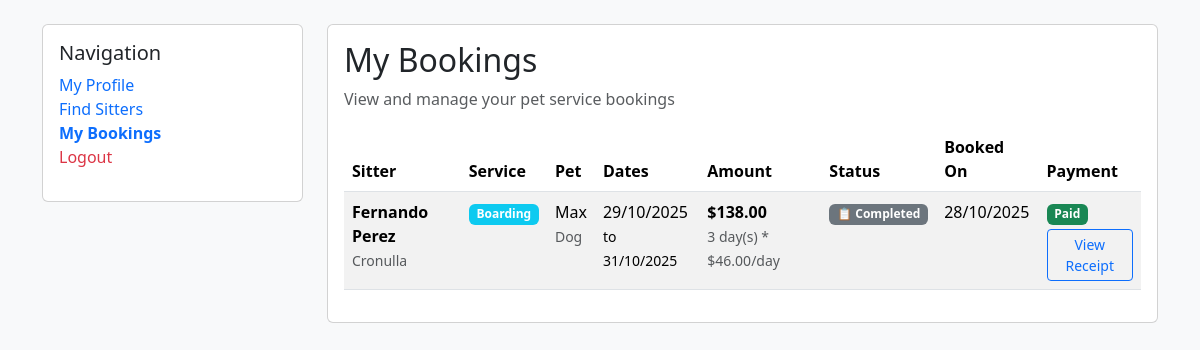
Page /owner-bookings (signed in) on the earlier database version.
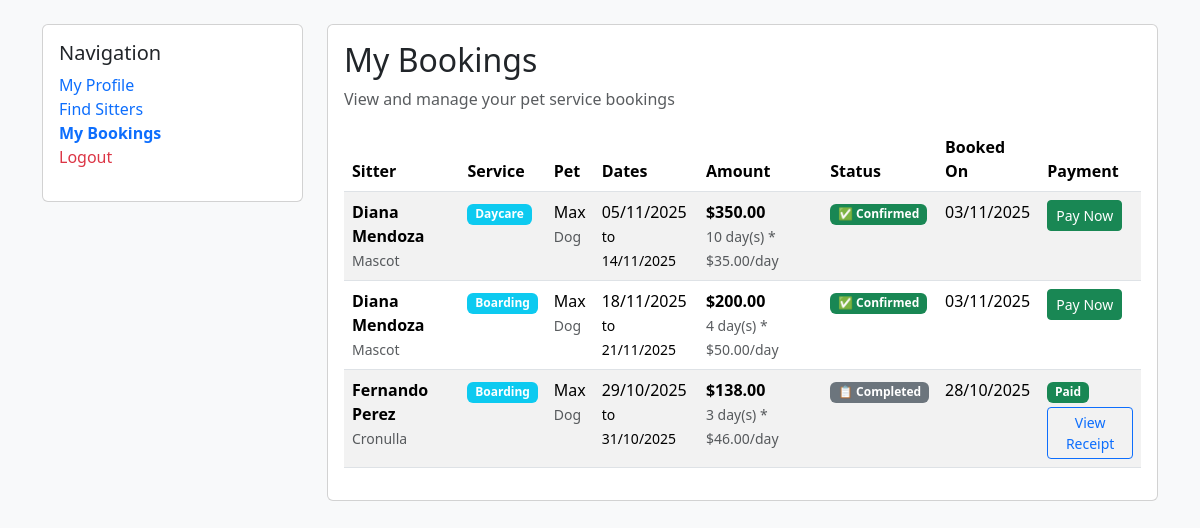
Same page on the later database version.
### database.py (models this page shows, shortened)
class Booking(db.Model):
    id = db.Column(db.Integer, primary_key=True)
    owner_id = db.Column(db.Integer, db.ForeignKey('user.id'), nullable=False)
    sitter_id = db.Column(db.Integer, db.ForeignKey('user.id'), nullable=False)
    service_id = db.Column(db.Integer, db.ForeignKey('sitter_service.id'), nullable=False)
    status = db.Column(db.Enum(BookingStatus), default=BookingStatus.pending)
    start_date = db.Column(db.Date, nullable=False)
    end_date = db.Column(db.Date, nullable=False)
    total_days = db.Column(db.Integer, nullable=False)
    total_amount = db.Column(db.Float, nullable=False)
    pet_type = db.Column(db.String(100), nullable=False)
    pet_name = db.Column(db.String(100), nullable=False)
    special_instructions = db.Column(db.Text)
    created_at = db.Column(db.DateTime, default=datetime.utcnow)
    updated_at = db.Column(db.DateTime, default=datetime.utcnow, onupdate=datetime.utcnow)
    confirmed_at = db.Column(db.DateTime)
    completed_at = db.Column(db.DateTime)

class User(db.Model):
    id = db.Column(db.Integer, primary_key=True)
    email = db.Column(db.String(255), unique=True, nullable=False)
    password = db.Column(db.String(255), nullable=False)
    role = db.Column(db.Enum(Role), nullable=False, default=Role.customer)
    created_at = db.Column(db.DateTime, default=datetime.utcnow)
    first_name = db.Column(db.String(100))
    last_name = db.Column(db.String(100))
    phone = db.Column(db.String(20))
    city = db.Column(db.String(100))
    suburb = db.Column(db.String(100))
    created_at = db.Column(db.DateTime, default=datetime.utcnow)
    sitter_services = db.relationship('SitterService', backref='sitter', lazy=True)
    owner_bookings = db.relationship('Booking', foreign_keys='Booking.owner_id', backref='owner', lazy=True)
    sitter_bookings = db.relationship('Booking', foreign_keys='Booking.sitter_id', backref='sitter', lazy=True)

class SitterService(db.Model):
    id = db.Column(db.Integer, primary_key=True)
    sitter_id = db.Column(db.Integer, db.ForeignKey('user.id'), nullable=False)
    service_type = db.Column(db.Enum(ServiceType), nullable=False)
    fixed_rate = db.Column(db.Float, nullable=False)  # Fixed price for this service
    description = db.Column(db.Text)
    is_active = db.Column(db.Boolean, default=True)
    created_at = db.Column(db.DateTime, default=datetime.utcnow)
    updated_at = db.Column(db.DateTime, default=datetime.utcnow, onupdate=datetime.utcnow)
    bookings = db.relationship('Booking', backref='service', lazy=True)

### main.py (the view)
@app.route("/owner-bookings")
def owner_bookings():
    owner = User.query.filter_by(email=session.get('user_email')).first()
    bookings = Booking.query.filter_by(owner_id=owner.id).order_by(Booking.created_at.desc()).all()
    return render_template("owner_bookings.html", bookings=bookings)

### templates/owner_bookings.html (shortened to what the changed rows need)
<!DOCTYPE html>
<html lang="en">
<head>
    <link href="https://cdn.jsdelivr.net/npm/bootstrap@5.3.2/dist/css/bootstrap.min.css" rel="stylesheet">
    <link rel="stylesheet" href="https://cdn.jsdelivr.net/npm/bootstrap-icons@1.11.1/font/bootstrap-icons.css">
</head>
<body class="bg-light">
    <div class="container mt-4">
        <div class="row">
            <div class="col-md-9">
                <div class="card">
                    <div class="card-body">
                        <h2 class="card-title">My Bookings</h2>
                        {% if bookings %}
                        <div class="table-responsive">
                            <table class="table table-striped">
                                <thead>
                                    <tr>
                                        <th>Sitter</th>
                                        <th>Service</th>
                                        <th>Pet</th>
                                        <th>Dates</th>
                                        <th>Amount</th>
                                        <th>Status</th>
                                        <th>Booked On</th>
                                        <th>Payment</th>
                                    </tr>
                                </thead>
                                <tbody>
                                    {% for booking in bookings %}
                                    <tr>
                                        <td>
                                            <strong>{{ booking.sitter.first_name }} {{ booking.sitter.last_name }}</strong>
                                            <br>
                                            <small class="text-muted">{{ booking.sitter.suburb }}</small>
                                        </td>
                                        <td>
                                            {% if booking.service.service_type.value == 'boarding' %}
                                                <span class="badge bg-info"> Boarding</span>
                                            {% elif booking.service.service_type.value == 'daycare' %}
                                                <span class="badge bg-info"> Daycare</span>
                                            {% elif booking.service.service_type.value == 'walking' %}
                                                <span class="badge bg-info"> Walking</span>
                                            {% endif %}
                                        </td>
                                        <td>
                                            {{ booking.pet_name }}<br>
                                            <small class="text-muted">{{ booking.pet_type }}</small>
                                        </td>
                                        <td>
                                            {{ booking.start_date.strftime('%d/%m/%Y') }}<br>
                                            <small>to {{ booking.end_date.strftime('%d/%m/%Y') }}</small>
                                        </td>
                                        <td>
                                            <strong>${{ "%.2f"|format(booking.total_amount) }}</strong>
                                            <br>
                                            <small class="text-muted">{{ booking.total_days }} day(s) * ${{ "%.2f"|format(booking.service.fixed_rate) }}/day</small>
                                        </td>
                                        <td>
                                            {% if booking.status.value == 'pending' %}
                                                <span class="badge bg-warning">⏳ Pending</span>
                                            {% elif booking.status.value == 'confirmed' %}
                                                <span class="badge bg-success">✅ Confirmed</span>
                                            {% elif booking.status.value == 'rejected' %}
                                                <span class="badge bg-danger">❌ Rejected</span>
                                            {% elif booking.status.value == 'completed' %}
                                                <span class="badge bg-secondary">📋 Completed</span>
                                            {% endif %}
                                        </td>
                                        <td>{{ booking.created_at.strftime('%d/%m/%Y') }}</td>
                                        <td>
                                            {% if booking.status.value == 'confirmed' %}
                                                <a href="{{ url_for('payment', booking_id=booking.id) }}" class="btn btn-success btn-sm">Pay Now</a>
                                            {% elif booking.status.value == 'completed' %}
                                                <span class="badge bg-success">Paid</span>
                                                <br>
                                                <a href="{{ url_for('confirmation', booking_id=booking.id) }}" class="btn btn-outline-primary btn-sm mt-1">View Receipt</a>
                                            {% else %}
                                                <span class="text-muted">-</span>
                                            {% endif %}
                                        </td>
                                    </tr>
                                    {% endfor %}
                                </tbody>
                            </table>
                        </div>
                        {% endif %}
                    </div>
                </div>
            </div>
        </div>
    </div>
</body>
</html>

Differences in the rows shown:
added Booking: sitter.first_name "Diana", sitter.last_name "Mendoza", sitter.suburb "Mascot", shows "Daycare", pet_name "Max", pet_type "Dog", start_date "05/11/2025", end_date "14/11/2025", total_amount "350.00", total_days "10", status "✅ Confirmed", created_at "03/11/2025"
now on this page (row unchanged): SitterService: service.fixed_rate "35.00"
added Booking: sitter.first_name "Diana", sitter.last_name "Mendoza", sitter.suburb "Mascot", shows "Boarding", pet_name "Max", pet_type "Dog", start_date "18/11/2025", end_date "21/11/2025", total_amount "200.00", total_days "4", status "✅ Confirmed", created_at "03/11/2025"
now on this page (row unchanged): SitterService: service.fixed_rate "50.00"
